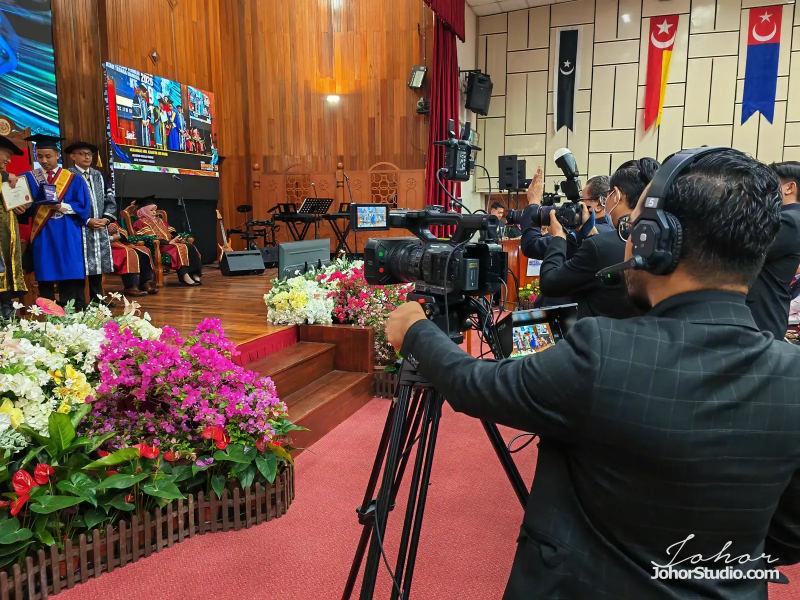
#> input picture site/img/gallery/bts-adtec2026-camera-row.webp, 1600 x 1200 px (shown at 1/2 size); its folder holds 3 pictures in this run
$ python watermark.py
#> lines starting #> are read from the running program, lines starting #| are printed output that depends on the picture; after the words box and inside, x2 and y2 are one past the last pixel; in counts of white or black regions, pixels touching at a corner belong together; pictures that were not available may be replaced by others from this repository, and a replacement may not be noted
#> in main, raw is the input picture: PIL image 1600x1200 RGB; mean R, G, B 106.5, 79.8, 68.1
#!/usr/bin/env python3
"""JohorStudio.com logo watermark, bottom-right corner.

Used in two ways:
  1. tools/projects.py calls add_watermark() for every project photo it publishes
     (the 1600px and full-resolution versions, which open when a photo is clicked).
  2. Portfolio and Raya photos: the clean originals live in media/gallery/ and
     media/raya/ (the 1600px "name.webp" and full-size "name-full.webp" files).
     main() writes watermarked copies to site/img/gallery/ and site/img/raya/.
     Thumbnails (name-sm.webp) stay in site/img/ and are never watermarked.

main() runs automatically from ./publish.sh, ./update.sh and the GitHub Pages
build. It only redoes photos that are new or changed, or all of them when the
watermark design below changes. To run it alone:  python3 tools/watermark.py
"""
import hashlib
import json
import pathlib

from PIL import Image, ImageFilter

REPO = pathlib.Path(__file__).resolve().parent.parent
LOGO = REPO / "site" / "img" / "logo-light.png"   # white version of the logo
WIDTH = 0.112          # logo width as a share of the photo's long side
OPACITY = 0.85
MIN_WIDTH = 70         # pixels
QUALITY = 50           # WebP quality for every photo the site makes
MAX_PIXELS = 24_000_000  # bigger photos are scaled down to this many pixels (about 6000 x 4000)
VERSION = f"3-{WIDTH}-{OPACITY}-q{QUALITY}-{MAX_PIXELS}"   # any change here re-watermarks everything


def cap_pixels(im):
    """Scale an image down (keeping its shape) if it has more than MAX_PIXELS pixels."""
    w, h = im.size
#> w = 1600; h = 1200
    if w * h > MAX_PIXELS:
        k = (MAX_PIXELS / (w * h)) ** 0.5
        im = im.resize((int(w * k), int(h * k)), Image.LANCZOS)
    return im

_logo = None


def _load_logo():
    global _logo
    if _logo is None:
        _logo = Image.open(LOGO).convert("RGBA")
    return _logo


def add_watermark(im):
    """Return a copy of an RGB image with the logo at the bottom right."""
    im = im.convert("RGB")
    w, h = im.size
#> w = 1600; h = 1200
    logo = _load_logo()
    lw = max(MIN_WIDTH, int(max(w, h) * WIDTH))
#> lw = 179
    lh = round(logo.height * lw / logo.width)
#> lh = 134
    mark = logo.resize((lw, lh), Image.LANCZOS)
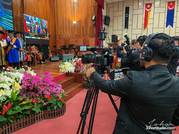
#> mark: PIL image 179x134 RGBA; mean R, G, B, A 106.5, 79.8, 68.1, 255
    alpha = mark.getchannel("A").point(lambda a: int(a * OPACITY))
#> alpha: PIL image 179x134 L; every value is 216
    mark.putalpha(alpha)
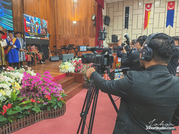
#> mark: PIL image 179x134 RGBA; mean R, G, B, A 106.5, 79.8, 68.1, 216; transparent parts drawn white
    # soft dark shadow so the white logo still reads on bright backgrounds
    pad = max(3, lw // 25)
#> pad = 7
    shadow_a = Image.new("L", (lw + pad * 4, lh + pad * 4), 0)
#> shadow_a: PIL image 207x162 L; every value is 0
    shadow_a.paste(alpha.point(lambda a: int(a * 0.55)), (pad * 2, pad * 2))
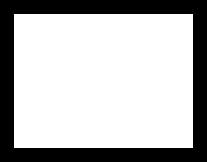
#> shadow_a: PIL image 207x162 L; values 0 (black) and 118 (white), 71.5% white; 1 black region, box (x1, y1, x2, y2) and area: (0, 0, 207, 162) 9548
    shadow_a = shadow_a.filter(ImageFilter.GaussianBlur(pad))
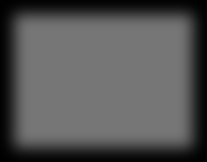
#> shadow_a: PIL image 207x162 L; min 0, max 118, mean 84.3
    margin = int(min(w, h) * 0.03)
#> margin = 36
    x, y = w - lw - margin, h - lh - margin
#> x = 1385; y = 1030
    out = im.copy()
    out.paste((0, 0, 0), (x - pad * 2, y - pad * 2), shadow_a)
    out.paste(mark, (x, y), mark)
    return out


def _sha(p):
    return hashlib.sha1(p.read_bytes()).hexdigest()


def main():
    rec_file = REPO / "site" / "img" / ".watermarked.json"
    try:
        record = json.loads(rec_file.read_text())
    except Exception:
        record = {}
    for folder in ("gallery", "raya"):
        src_dir, out_dir = REPO / "media" / folder, REPO / "site" / "img" / folder
        if not src_dir.is_dir():
            continue
        out_dir.mkdir(parents=True, exist_ok=True)
        made = kept = 0
        wanted = set()
        for src in sorted(src_dir.glob("*.webp")):
            dst = out_dir / src.name
            wanted.add(src.name)
            key = f"{folder}/{src.name}"
            sig = f"{_sha(src)}:{VERSION}"
            if record.get(key) == sig and dst.exists():
                kept += 1
                continue
            with Image.open(src) as raw:
                icc = raw.info.get("icc_profile")
                out = add_watermark(cap_pixels(raw.convert("RGB")))
            kw = {"quality": QUALITY, "method": 6}
            if icc:
                kw["icc_profile"] = icc
            out.save(dst, "WEBP", **kw)
            record[key] = sig
            made += 1
        # remove watermarked copies whose original was deleted
        for f in out_dir.glob("*.webp"):
            if not f.stem.endswith("-sm") and f.name not in wanted:
                f.unlink()
                record.pop(f"{folder}/{f.name}", None)
        print(f" {folder}: {made} watermarked, {kept} unchanged")
    rec_file.write_text(json.dumps(record, indent=0, sort_keys=True))


if __name__ == "__main__":
    main()
